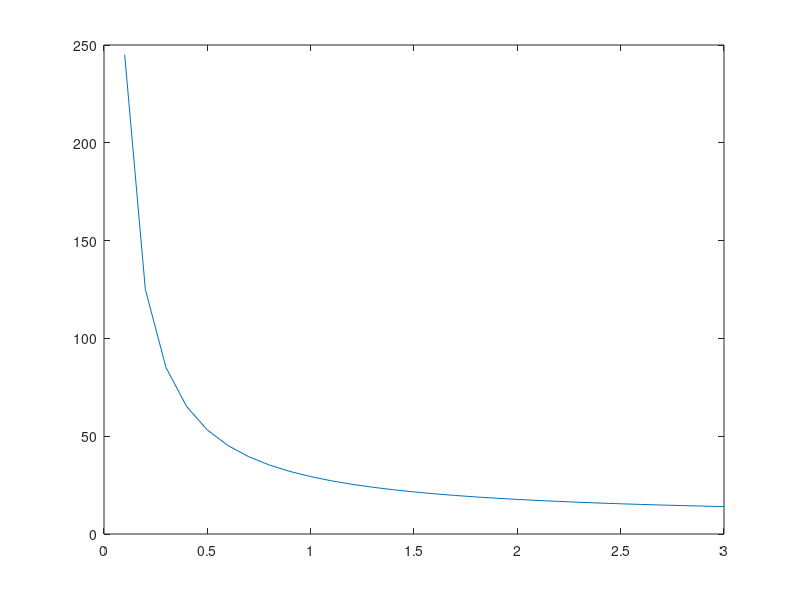

MATLAB code for this plot:

%1)
clear;close all
re = 1;
ri = 1;
x = [-4:.1:4];
vMx = 50*tanh(x);
dvMx = diff(vMx);
ddvMx = diff(dvMx);
I = 0;%No stimulation
Ii = (-1/(ri+re))*(dvMx-I*re);
Im = (1/(ri+re))*(ddvMx-I*re);
Ie = (dvMx+Ii.*ri)./re;
figure(1);plot(x,vMx./50,'b');
hold on;
plot(x(1:end-1),Ii./(max(abs(Ii))),'g','linewidth',2)
plot(x(1:end-2),Im./(max(abs(Im))),'r')
plot(x(1:end-1),Ie./(max(abs(Ie))),'k')


%%
%2)
rheobase = 10;%uA/cm2
durations = [1,3];
strengths = [29.346,14.015];
tc = 2.4;

t = [.1:.1:3];
Str = rheobase./(1-exp(-t/tc));
figure(1);clf();
plot(t,Str)